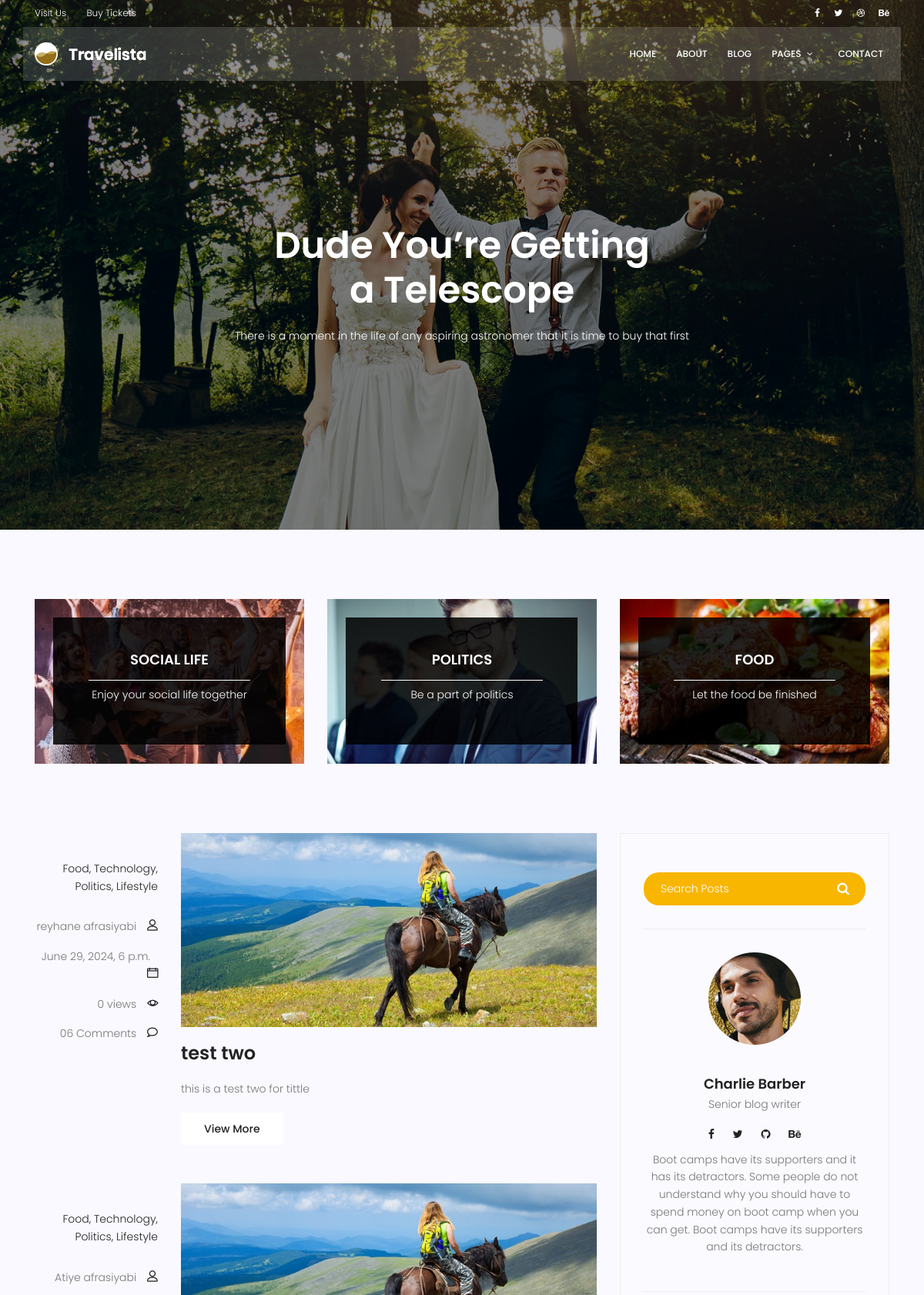
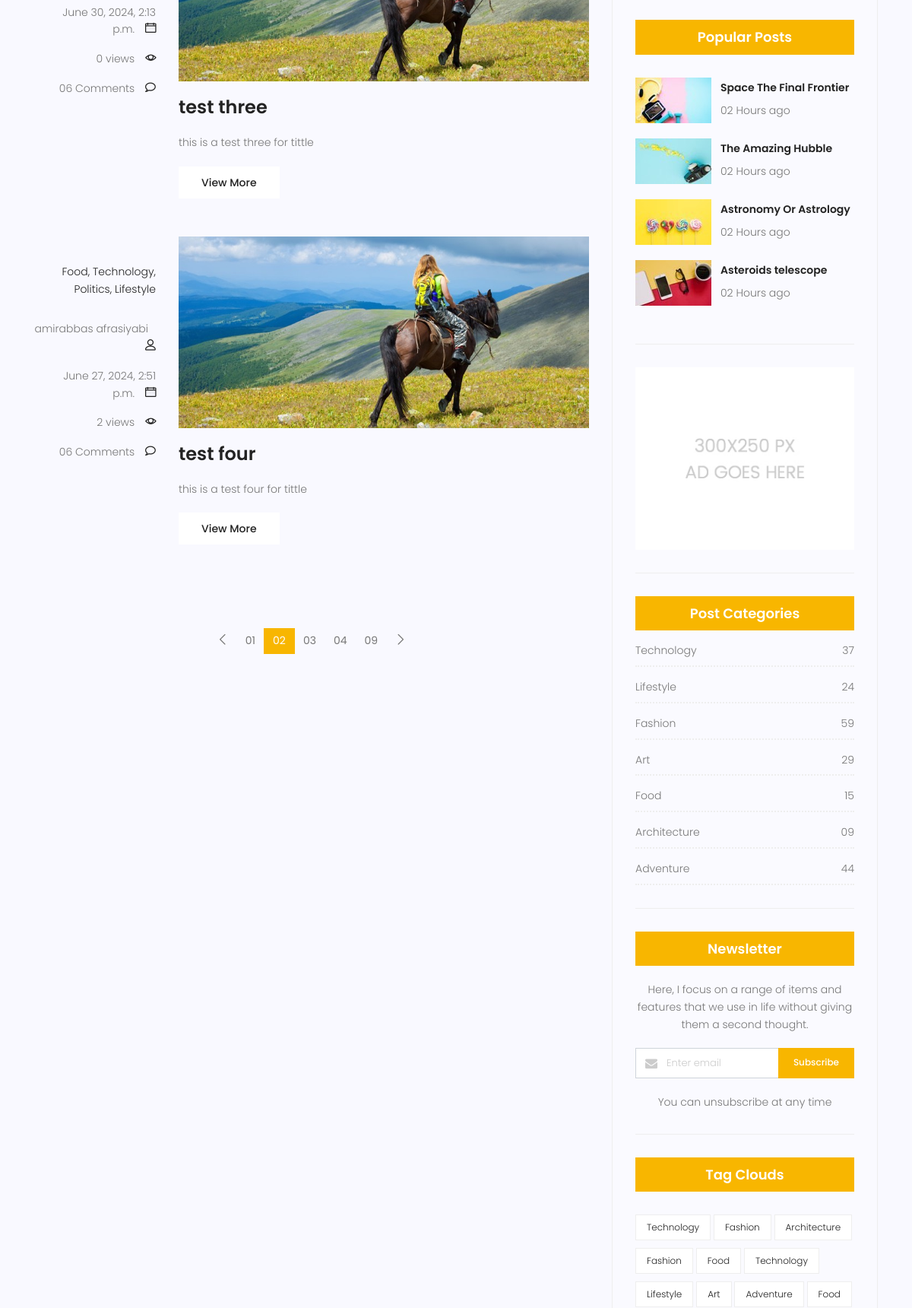
Page /blog (upper part) on the committed database (2 pictures, top to bottom).
### blog/models.py (models this page shows, shortened)
class Post(models.Model):
    author = models.ForeignKey(User, related_name = "author" , on_delete=models.SET_NULL, null=True)
    title = models.CharField(max_length=100)
    content = models.TextField()
    counted_views = models.IntegerField(default=0)
    status = models.BooleanField( default= False)
    published_date = models.DateTimeField(null= True)
    created_date = models.DateTimeField(auto_now_add=True )
    updated_date = models.DateTimeField(auto_now=True)
    class Meta:
        ordering = ['created_date']
        verbose_name = 'پست'
        verbose_name_plural = ' پست ها'

### blog/views.py (the view)
# urls.py: path('', blog_view, name='index'),
def blog_view(request):
    posts = Post.objects.filter(status=1)
    context = {'posts': posts}
    return render(request, 'blog/blog-home.html', context)

### templates/blog/blog-home.html (shortened to what this page needs)
{% extends "base.html" %} {% load static %} {% block content %}
<section class="banner-area relative blog-home-banner" id="home">
  <div class="overlay overlay-bg"></div>
  <div class="container">
    <div class="row d-flex align-items-center justify-content-center">
      <div class="about-content blog-header-content col-lg-12">
        <h1 class="text-white">Dude You’re Getting a Telescope</h1>
        <p class="text-white">
          There is a moment in the life of any aspiring astronomer that it is
          time to buy that first
        </p>
      </div>
    </div>
  </div>
</section>
<section class="top-category-widget-area pt-90 pb-90">
  <div class="container">
    <div class="row">
      <div class="col-lg-4">
        <div class="single-cat-widget">
          <div class="content relative">
            <div class="overlay overlay-bg"></div>
            <a href="#" target="_blank">
              <div class="thumb">
                <img
                  class="content-image img-fluid d-block mx-auto"
                  src="{% static 'img/blog/cat-widget1.jpg' %}"
                  alt=""
                />
              </div>
              <div class="content-details">
                <h4 class="content-title mx-auto text-uppercase">
                  Social life
                </h4>
                <span></span>
                <p>Enjoy your social life together</p>
              </div>
            </a>
          </div>
        </div>
      </div>
      <div class="col-lg-4">
        <div class="single-cat-widget">
          <div class="content relative">
            <div class="overlay overlay-bg"></div>
            <a href="#" target="_blank">
              <div class="thumb">
                <img
                  class="content-image img-fluid d-block mx-auto"
                  src="{% static 'img/blog/cat-widget2.jpg' %}"
                  alt=""
                />
              </div>
              <div class="content-details">
                <h4 class="content-title mx-auto text-uppercase">Politics</h4>
                <span></span>
                <p>Be a part of politics</p>
              </div>
            </a>
          </div>
        </div>
      </div>
      <div class="col-lg-4">
        <div class="single-cat-widget">
          <div class="content relative">
            <div class="overlay overlay-bg"></div>
            <a href="#" target="_blank">
              <div class="thumb">
                <img
                  class="content-image img-fluid d-block mx-auto"
                  src="{% static 'img/blog/cat-widget3.jpg' %}"
                  alt=""
                />
              </div>
              <div class="content-details">
                <h4 class="content-title mx-auto text-uppercase">Food</h4>
                <span></span>
                <p>Let the food be finished</p>
              </div>
            </a>
          </div>
        </div>
      </div>
    </div>
  </div>
</section>
<section class="post-content-area">
  <div class="container">
    <div class="row">
      <div class="col-lg-8 posts-list">
        {% for post in posts %}
        <div class="single-post row">
          <div class="col-lg-3 col-md-3 meta-details">
            <ul class="tags">
              <li><a href="#">Food,</a></li>
              <li><a href="#">Technology,</a></li>
              <li><a href="#">Politics,</a></li>
              <li><a href="#">Lifestyle</a></li>
            </ul>
            <div class="user-details row">
              <p class="user-name col-lg-12 col-md-12 col-6">
                <a href="#">{{post.author.get_full_name}}</a> <span class="lnr lnr-user"></span>
              </p>
              <p class="date col-lg-12 col-md-12 col-6">
                <a href="#">{{post.published_date}}</a>
                <span class="lnr lnr-calendar-full"></span>
              </p>
              <p class="view col-lg-12 col-md-12 col-6">
                <a href="#">{{post.counted_views}} views</a>
                <span class="lnr lnr-eye"></span>
              </p>
              <p class="comments col-lg-12 col-md-12 col-6">
                <a href="#">06 Comments</a> <span class="lnr lnr-bubble"></span>
              </p>
            </div>
          </div>
          <div class="col-lg-9 col-md-9">
            <div class="feature-img">
              <img
                class="img-fluid"
                src="{% static 'img/blog/feature-img1.jpg' %}"
                alt=""
              />
            </div>
            <a class="posts-title" href="{% url 'blog:single' pid=post.id %}">
              <h3>{{post.title}}</h3>
            </a>
            <p class="excert">{{post.content}}</p>
            <a href="{% url 'blog:single' pid=post.id %}" class="primary-btn">View More</a>
          </div>
        </div>
        {% endfor %}
        <nav class="blog-pagination justify-content-center d-flex">
          <ul class="pagination">
            <li class="page-item">
              <a href="#" class="page-link" aria-label="Previous">
                <span aria-hidden="true">
                  <span class="lnr lnr-chevron-left"></span>
                </span>
              </a>
            </li>
            <li class="page-item"><a href="#" class="page-link">01</a></li>
            <li class="page-item active">
              <a href="#" class="page-link">02</a>
            </li>
            <li class="page-item"><a href="#" class="page-link">03</a></li>
            <li class="page-item"><a href="#" class="page-link">04</a></li>
            <li class="page-item"><a href="#" class="page-link">09</a></li>
            <li class="page-item">
              <a href="#" class="page-link" aria-label="Next">
                <span aria-hidden="true">
                  <span class="lnr lnr-chevron-right"></span>
                </span>
              </a>
            </li>
          </ul>
        </nav>
      </div>
      <div class="col-lg-4 sidebar-widgets">
        <div class="widget-wrap">
          <div class="single-sidebar-widget search-widget">
            <form class="search-form" action="#">
              <input
                placeholder="Search Posts"
                name="search"
                type="text"
                onfocus="this.placeholder = ''"
                onblur="this.placeholder = 'Search Posts'"
              />
              <button type="submit"><i class="fa fa-search"></i></button>
            </form>
          </div>
          <div class="single-sidebar-widget user-info-widget">
            <img src="{% static 'img/blog/user-info.png' %}" alt="" />
            <a href="#"><h4>Charlie Barber</h4></a>
            <p>Senior blog writer</p>
            <ul class="social-links">
              <li>
                <a href="#"><i class="fa fa-facebook"></i></a>
              </li>
              <li>
                <a href="#"><i class="fa fa-twitter"></i></a>
              </li>
              <li>
                <a href="#"><i class="fa fa-github"></i></a>
              </li>
              <li>
                <a href="#"><i class="fa fa-behance"></i></a>
              </li>
            </ul>
            <p>
              Boot camps have its supporters and it has its detractors. Some
              people do not understand why you should have to spend money on
              boot camp when you can get. Boot camps have its supporters and its
              detractors.
            </p>
          </div>
          <div class="single-sidebar-widget popular-post-widget">
            <h4 class="popular-title">Popular Posts</h4>
            <div class="popular-post-list">
              <div class="single-post-list d-flex flex-row align-items-center">
                <div class="thumb">
                  <img
                    class="img-fluid"
                    src="{% static 'img/blog/pp1.jpg' %}"
                    alt=""
                  />
                </div>
                <div class="details">
                  <a href="blog-single.html"
                    ><h6>Space The Final Frontier</h6></a
                  >
                  <p>02 Hours ago</p>
                </div>
              </div>
              <div class="single-post-list d-flex flex-row align-items-center">
                <div class="thumb">
                  <img
                    class="img-fluid"
                    src="{% static 'img/blog/pp2.jpg' %}"
                    alt=""
                  />
                </div>
                <div class="details">
                  <a href="blog-single.html"><h6>The Amazing Hubble</h6></a>
                  <p>02 Hours ago</p>
                </div>
              </div>
              <div class="single-post-list d-flex flex-row align-items-center">
                <div class="thumb">
                  <img
                    class="img-fluid"
                    src="{% static 'img/blog/pp3.jpg' %}"
                    alt=""
                  />
                </div>
                <div class="details">
                  <a href="blog-single.html"><h6>Astronomy Or Astrology</h6></a>
                  <p>02 Hours ago</p>
                </div>
              </div>
              <div class="single-post-list d-flex flex-row align-items-center">
                <div class="thumb">
                  <img
                    class="img-fluid"
                    src="{% static 'img/blog/pp4.jpg' %}"
                    alt=""
                  />
                </div>
                <div class="details">
                  <a href="blog-single.html"><h6>Asteroids telescope</h6></a>
                  <p>02 Hours ago</p>
                </div>
              </div>
            </div>
          </div>
          <div class="single-sidebar-widget ads-widget">
            <a href="#">
              <img
                class="img-fluid"
                src="{% static 'img/blog/ads-banner.jpg' %}"
                alt=""
              />
            </a>
          </div>
          <div class="single-sidebar-widget post-category-widget">
            <h4 class="category-title">Post Categories</h4>
            <ul class="cat-list">
              <li>
                <a href="#" class="d-flex justify-content-between">
                  <p>Technology</p>
                  <p>37</p>
                </a>
              </li>
              <li>
                <a href="#" class="d-flex justify-content-between">
                  <p>Lifestyle</p>
                  <p>24</p>
                </a>
              </li>
              <li>
                <a href="#" class="d-flex justify-content-between">
                  <p>Fashion</p>
                  <p>59</p>
                </a>
              </li>
              <li>
                <a href="#" class="d-flex justify-content-between">
                  <p>Art</p>
                  <p>29</p>
                </a>
              </li>
              <li>
                <a href="#" class="d-flex justify-content-between">
                  <p>Food</p>
                  <p>15</p>
                </a>
              </li>
              <li>
                <a href="#" class="d-flex justify-content-between">
                  <p>Architecture</p>
                  <p>09</p>
                </a>
              </li>
              <li>
                <a href="#" class="d-flex justify-content-between">
                  <p>Adventure</p>
                  <p>44</p>
                </a>
              </li>
            </ul>
          </div>
          <div class="single-sidebar-widget newsletter-widget">
            <h4 class="newsletter-title">Newsletter</h4>
            <p>
              Here, I focus on a range of items and features that we use in life
              without giving them a second thought.
            </p>
            <div class="form-group d-flex flex-row">
              <div class="col-autos">
                <div class="input-group">
                  <div class="input-group-prepend">
                    <div class="input-group-text">
                      <i class="fa fa-envelope" aria-hidden="true"></i>
                    </div>
                  </div>
                  <input
                    type="text"
                    class="form-control"
                    id="inlineFormInputGroup"
                    placeholder="Enter email"
                    onfocus="this.placeholder = ''"
                    onblur="this.placeholder = 'Enter email'"
                  />
                </div>
              </div>
              <a href="#" class="bbtns">Subscribe</a>
            </div>
            <p class="text-bottom">You can unsubscribe at any time</p>
          </div>
          <div class="single-sidebar-widget tag-cloud-widget">
            <h4 class="tagcloud-title">Tag Clouds</h4>
            <ul>
              <li><a href="#">Technology</a></li>
              <li><a href="#">Fashion</a></li>
              <li><a href="#">Architecture</a></li>
              <li><a href="#">Fashion</a></li>
              <li><a href="#">Food</a></li>
              <li><a href="#">Technology</a></li>
              <li><a href="#">Lifestyle</a></li>
              <li><a href="#">Art</a></li>
              <li><a href="#">Adventure</a></li>
              <li><a href="#">Food</a></li>
            </ul>
          </div>
        </div>
      </div>
    </div>
  </div>
</section>
{% endblock %}

### rows in the picture
Post: author.get_full_name "reyhane afrasiyabi", published_date "June 29, 2024, 6 p.m.", counted_views "0", title "test two", content "this is a test two for tittle"
Post: author.get_full_name "Atiye afrasiyabi", published_date "June 30, 2024, 2:13 p.m.", counted_views "0", title "test three", content "this is a test three for tittle"
Post: author.get_full_name "amirabbas afrasiyabi", published_date "June 27, 2024, 2:51 p.m.", counted_views "2", title "test four", content "this is a test four for tittle"
